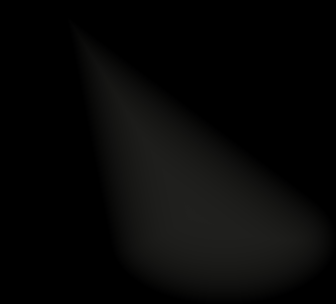

This is a level from a 2D game, rendered from its Tiled map with the project's own tilesets. A one-line summary and the complete map file follow:
An orthogonal 21x19 tile map with 16x16 px tiles, 1 tile layer (AlwaysFront2).

<map version="1.8" tiledversion="1.8.5" orientation="orthogonal" renderorder="right-down" compressionlevel="0" width="21" height="19" tilewidth="16" tileheight="16" infinite="0" nextlayerid="3" nextobjectid="1">
 <tileset firstgid="1" name="z_Flooded_Cave_SunLight_1" tilewidth="16" tileheight="16" tilecount="399" columns="21">
  <image source="z_Flooded_Cave_SunLight_1.png" width="336" height="304" />
 </tileset>
 <layer id="1" name="AlwaysFront2" width="21" height="19">
  <data encoding="csv">
1,2,3,4,5,6,7,8,9,10,11,12,13,14,15,16,17,18,19,20,21,
22,23,24,25,26,27,28,29,30,31,32,33,34,35,36,37,38,39,40,41,42,
43,44,45,46,47,48,49,50,51,52,53,54,55,56,57,58,59,60,61,62,63,
64,65,66,67,68,69,70,71,72,73,74,75,76,77,78,79,80,81,82,83,84,
85,86,87,88,89,90,91,92,93,94,95,96,97,98,99,100,101,102,103,104,105,
106,107,108,109,110,111,112,113,114,115,116,117,118,119,120,121,122,123,124,125,126,
127,128,129,130,131,132,133,134,135,136,137,138,139,140,141,142,143,144,145,146,147,
148,149,150,151,152,153,154,155,156,157,158,159,160,161,162,163,164,165,166,167,168,
169,170,171,172,173,174,175,176,177,178,179,180,181,182,183,184,185,186,187,188,189,
190,191,192,193,194,195,196,197,198,199,200,201,202,203,204,205,206,207,208,209,210,
211,212,213,214,215,216,217,218,219,220,221,222,223,224,225,226,227,228,229,230,231,
232,233,234,235,236,237,238,239,240,241,242,243,244,245,246,247,248,249,250,251,252,
253,254,255,256,257,258,259,260,261,262,263,264,265,266,267,268,269,270,271,272,273,
274,275,276,277,278,279,280,281,282,283,284,285,286,287,288,289,290,291,292,293,294,
295,296,297,298,299,300,301,302,303,304,305,306,307,308,309,310,311,312,313,314,315,
316,317,318,319,320,321,322,323,324,325,326,327,328,329,330,331,332,333,334,335,336,
337,338,339,340,341,342,343,344,345,346,347,348,349,350,351,352,353,354,355,356,357,
358,359,360,361,362,363,364,365,366,367,368,369,370,371,372,373,374,375,376,377,378,
379,380,381,382,383,384,385,386,387,388,389,390,391,392,393,394,395,396,397,398,399
</data>
 </layer>
 <objectgroup id="2" name="AlwaysFront2" />
</map>
